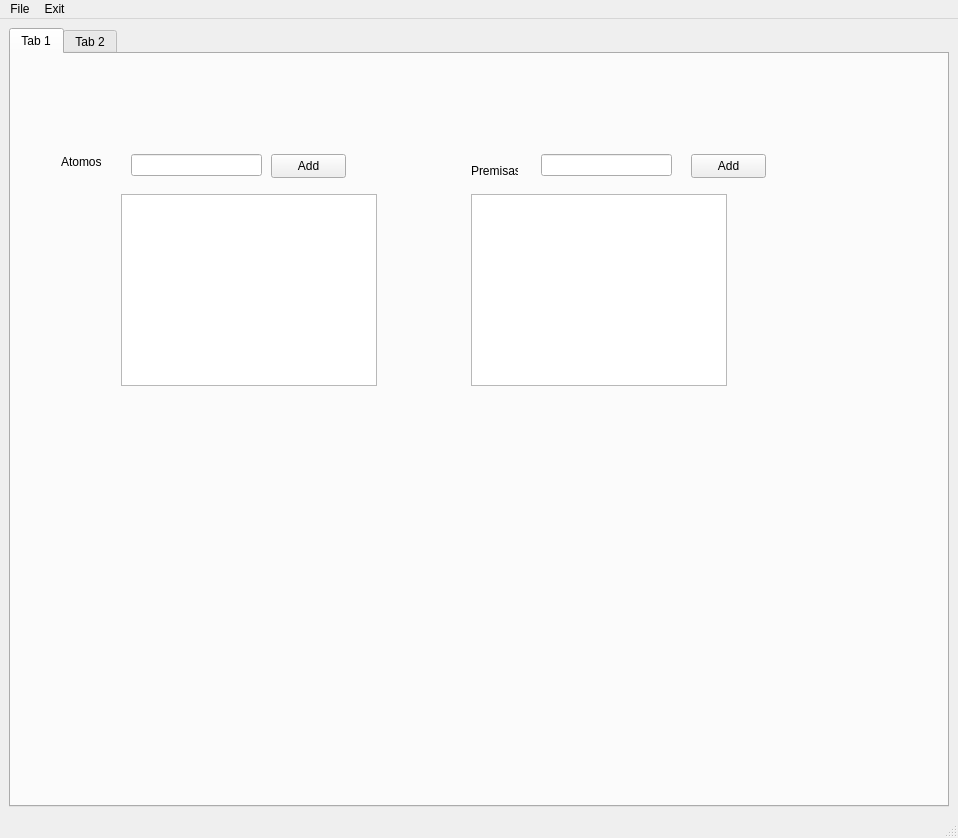
<?xml version="1.0" encoding="UTF-8"?>
<ui version="4.0">
 <class>MainWindow</class>
 <widget class="QMainWindow" name="MainWindow">
  <property name="geometry">
   <rect>
    <x>0</x>
    <y>0</y>
    <width>958</width>
    <height>838</height>
   </rect>
  </property>
  <property name="windowTitle">
   <string>TrueTables</string>
  </property>
  <widget class="QWidget" name="centralwidget">
   <layout class="QVBoxLayout" name="verticalLayout">
    <item>
     <widget class="QTabWidget" name="TabPane">
      <property name="currentIndex">
       <number>0</number>
      </property>
      <widget class="QWidget" name="tabSetData">
       <attribute name="title">
        <string>Tab 1</string>
       </attribute>
       <widget class="QLineEdit" name="atomos_input">
        <property name="geometry">
         <rect>
          <x>120</x>
          <y>100</y>
          <width>131</width>
          <height>22</height>
         </rect>
        </property>
       </widget>
       <widget class="QLabel" name="Atomo">
        <property name="geometry">
         <rect>
          <x>50</x>
          <y>100</y>
          <width>49</width>
          <height>16</height>
         </rect>
        </property>
        <property name="text">
         <string>Atomos</string>
        </property>
       </widget>
       <widget class="QPushButton" name="addAtom">
        <property name="geometry">
         <rect>
          <x>260</x>
          <y>100</y>
          <width>75</width>
          <height>24</height>
         </rect>
        </property>
        <property name="text">
         <string>Add</string>
        </property>
       </widget>
       <widget class="QTextBrowser" name="list_atomos">
        <property name="geometry">
         <rect>
          <x>110</x>
          <y>140</y>
          <width>256</width>
          <height>192</height>
         </rect>
        </property>
       </widget>
       <widget class="QLabel" name="Premisas">
        <property name="geometry">
         <rect>
          <x>460</x>
          <y>110</y>
          <width>47</width>
          <height>13</height>
         </rect>
        </property>
        <property name="text">
         <string>Premisas</string>
        </property>
       </widget>
       <widget class="QLineEdit" name="premisas_input">
        <property name="geometry">
         <rect>
          <x>530</x>
          <y>100</y>
          <width>131</width>
          <height>22</height>
         </rect>
        </property>
       </widget>
       <widget class="QPushButton" name="addPremisa">
        <property name="geometry">
         <rect>
          <x>680</x>
          <y>100</y>
          <width>75</width>
          <height>24</height>
         </rect>
        </property>
        <property name="text">
         <string>Add</string>
        </property>
       </widget>
       <widget class="QTextBrowser" name="list_atomos_2">
        <property name="geometry">
         <rect>
          <x>460</x>
          <y>140</y>
          <width>256</width>
          <height>192</height>
         </rect>
        </property>
       </widget>
      </widget>
      <widget class="QWidget" name="tabTable">
       <attribute name="title">
        <string>Tab 2</string>
       </attribute>
      </widget>
     </widget>
    </item>
   </layout>
  </widget>
  <widget class="QStatusBar" name="statusbar"/>
  <widget class="QMenuBar" name="menubar">
   <property name="geometry">
    <rect>
     <x>0</x>
     <y>0</y>
     <width>958</width>
     <height>22</height>
    </rect>
   </property>
   <widget class="QMenu" name="File">
    <property name="title">
     <string>File</string>
    </property>
    <addaction name="actionSet_Table"/>
    <addaction name="actionGenerate_Table"/>
   </widget>
   <widget class="QMenu" name="Exit">
    <property name="title">
     <string>Exit</string>
    </property>
    <addaction name="actionSalir"/>
   </widget>
   <addaction name="File"/>
   <addaction name="Exit"/>
  </widget>
  <action name="actionSet_Table">
   <property name="text">
    <string>Set Table</string>
   </property>
  </action>
  <action name="actionGenerate_Table">
   <property name="text">
    <string>Generate Table</string>
   </property>
  </action>
  <action name="actionSalir">
   <property name="text">
    <string>Salir</string>
   </property>
  </action>
 </widget>
 <resources/>
 <connections/>
</ui>
